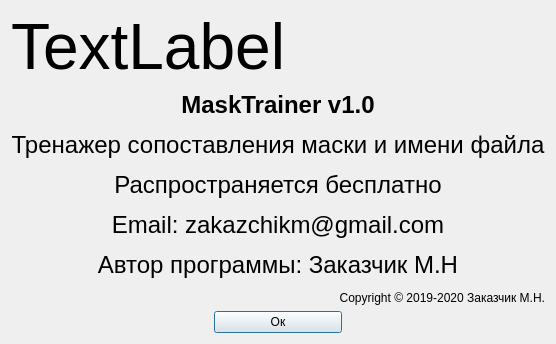
<?xml version="1.0" encoding="UTF-8"?>
<ui version="4.0">
 <class>Dialog</class>
 <widget class="QDialog" name="Dialog">
  <property name="geometry">
   <rect>
    <x>0</x>
    <y>0</y>
    <width>434</width>
    <height>316</height>
   </rect>
  </property>
  <property name="windowTitle">
   <string>Dialog</string>
  </property>
  <layout class="QGridLayout" name="gridLayout">
   <item row="1" column="0">
    <layout class="QVBoxLayout" name="verticalLayout_2">
     <item>
      <widget class="QLabel" name="label">
       <property name="text">
        <string>&lt;html&gt;&lt;head/&gt;&lt;body&gt;&lt;p align=&quot;center&quot;&gt;&lt;span style=&quot; font-size:18pt; font-weight:600;&quot;&gt;MaskTrainer v1.0&lt;/span&gt;&lt;/p&gt;&lt;p align=&quot;center&quot;&gt;&lt;span style=&quot; font-size:18pt;&quot;&gt;Тренажер сопоставления маски и имени файла&lt;/span&gt;&lt;/p&gt;&lt;p align=&quot;center&quot;&gt;&lt;span style=&quot; font-size:18pt;&quot;&gt;Распространяется бесплатно&lt;/span&gt;&lt;/p&gt;&lt;p align=&quot;center&quot;&gt;&lt;span style=&quot; font-size:18pt;&quot;&gt;Email: zakazchikm@gmail.com&lt;/span&gt;&lt;/p&gt;&lt;p align=&quot;center&quot;&gt;&lt;span style=&quot; font-size:18pt;&quot;&gt;Автор программы: Заказчик М.Н&lt;/span&gt;&lt;/p&gt;&lt;p align=&quot;right&quot;&gt;&lt;span style=&quot; font-family:'AppleSDGothicNeo-Regular,lucida grande,tahoma,verdana,arial,sans-serif,AppleColorEmoji,Apple Color Emoji,Segoe UI Emoji,Segoe UI Symbol,NotoColorEmoji,EmojiSymbols,Symbola,Noto,Android Emoji,AndroidEmoji,Arial Unicode MS,Zapf Dingbats'; font-size:12px; color:#000000;&quot;&gt;Copyright © 2019-2020 Заказчик М.Н.&lt;/span&gt;&lt;/p&gt;&lt;/body&gt;&lt;/html&gt;</string>
       </property>
      </widget>
     </item>
     <item>
      <layout class="QGridLayout" name="gridLayout_3">
       <item row="0" column="0">
        <widget class="QPushButton" name="okBtn">
         <property name="maximumSize">
          <size>
           <width>128</width>
           <height>16777215</height>
          </size>
         </property>
         <property name="focusPolicy">
          <enum>Qt::TabFocus</enum>
         </property>
         <property name="text">
          <string>Ок</string>
         </property>
         <property name="checkable">
          <bool>false</bool>
         </property>
         <property name="autoDefault">
          <bool>false</bool>
         </property>
         <property name="default">
          <bool>true</bool>
         </property>
         <property name="flat">
          <bool>false</bool>
         </property>
        </widget>
       </item>
      </layout>
     </item>
    </layout>
   </item>
   <item row="0" column="0">
    <widget class="QLabel" name="label_2">
     <property name="text">
      <string>&lt;html&gt;&lt;head/&gt;&lt;body&gt;&lt;p&gt;&lt;span style=&quot; font-size:48pt;&quot;&gt;TextLabel&lt;/span&gt;&lt;/p&gt;&lt;/body&gt;&lt;/html&gt;</string>
     </property>
    </widget>
   </item>
  </layout>
 </widget>
 <resources/>
 <connections>
  <connection>
   <sender>okBtn</sender>
   <signal>clicked()</signal>
   <receiver>Dialog</receiver>
   <slot>close()</slot>
   <hints>
    <hint type="sourcelabel">
     <x>75</x>
     <y>248</y>
    </hint>
    <hint type="destinationlabel">
     <x>273</x>
     <y>138</y>
    </hint>
   </hints>
  </connection>
 </connections>
</ui>
